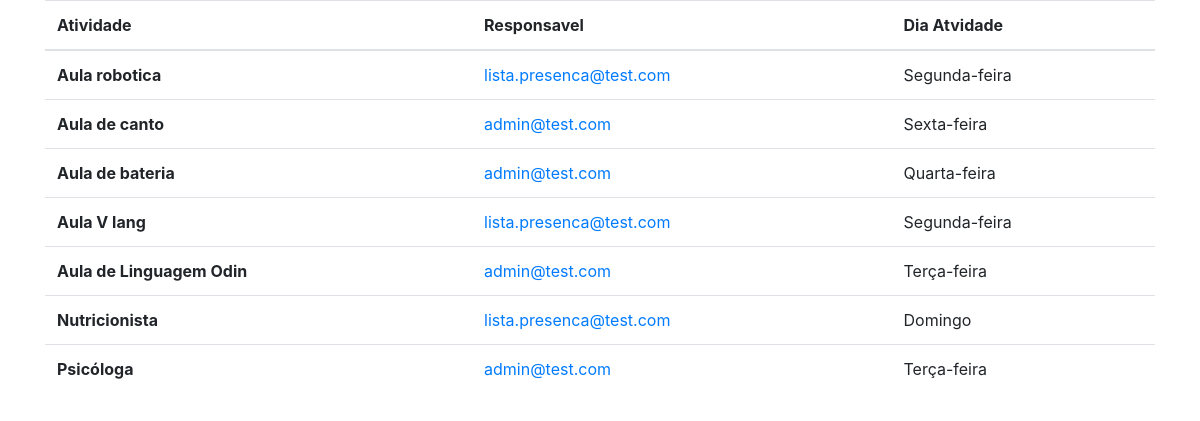
Before: /lista_atividade/ (signed in) with the older database file.
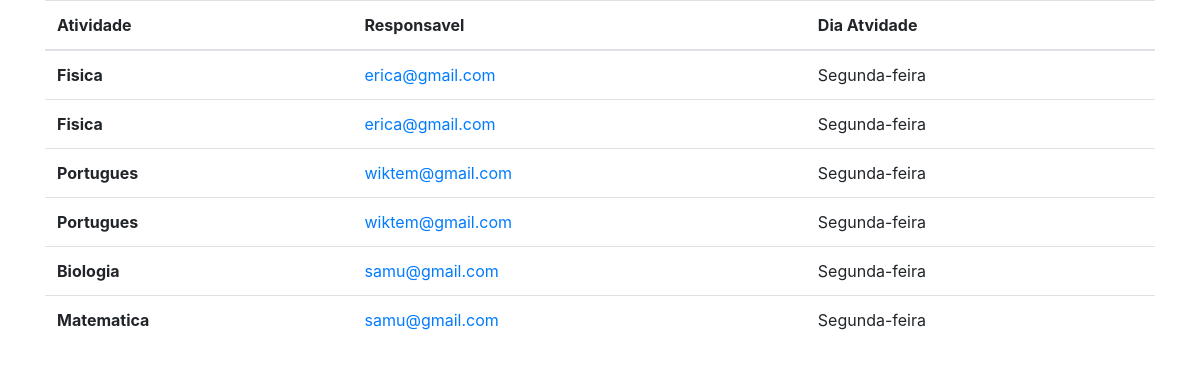
After: the same page with the newer database file.
### cadastro/models.py (models this page shows)
class Atividade(models.Model):
    nome_atividade = models.CharField(max_length=50, blank=False, null=False,validators=[validate_nome])
    tipo_atividade = models.ForeignKey(Tipo_Atividade, on_delete=models.SET_NULL, null=True)
    descricao = models.TextField(blank=True)
    responsavel = models.ForeignKey(User, on_delete=models.CASCADE, null=True, blank=True, related_name='User', limit_choices_to={'is_superuser': False})
    dia_atividade = models.ForeignKey(DiaAtividade, on_delete=models.SET_NULL, null=True)
    hora_atividade = models.TimeField(blank=False, null=False)
    Ativo = models.BooleanField(blank=False, null=False)

class DiaAtividade(models.Model):
    SEGUNDA = 'Segunda-feira'
    TERCA = 'Terça-feira'
    QUARTA = 'Quarta-feira'
    QUINTA = 'Quinta-feira'
    SEXTA = 'Sexta-feira'
    SABADO = 'Sábado'
    DOMINGO = 'Domingo'
    DIAS_DA_SEMANA_CHOICES = [
        (SEGUNDA, 'Segunda-feira'),
        (TERCA, 'Terça-feira'),
        (QUARTA, 'Quarta-feira'),
        (QUINTA, 'Quinta-feira'),
        (SEXTA, 'Sexta-feira'),
        (SABADO, 'Sábado'),
        (DOMINGO, 'Domingo'),
    ]
    dia_semana = models.CharField(max_length=15, choices=DIAS_DA_SEMANA_CHOICES)
    def __str__(self):
        return self.dia_semana

### perfis/models.py (models this page shows)
class Users(AbstractUser):
    choices_grupo_de_acesso = (('ADM', 'Administrador'),
                               ('CE', 'Cadastro Externo'),
                               ('CA', 'Cadastro Atividade'),
                               ('CI', 'Cadastro Inscrição'),
                               ('LP', 'Lista de Presença'))
    grupo_de_acesso = models.CharField(max_length=3, choices=choices_grupo_de_acesso)
    tipoUsuarioChoices = (
        ('Funcionario', 'Funcionario')
        , ('Administrador', 'Administrador'))
    tipoUsuario = models.CharField(max_length=20, choices=tipoUsuarioChoices, default='Indefinido')
    funcao = models.CharField(max_length=30, validators=[validate_nome],verbose_name='Função', default='Indefinido')

### cadastro/views.py (the view)
# urls.py: path('lista_atividade/', lista_atividade, name='lista_atividade'),
@login_required(login_url='login')
def lista_atividade(request):
    atividade = Atividade.objects.all()
    return render(request, 'lista/lista_atividade.html', {'atividades': atividade})

### cadastro/templates/lista/lista_atividade.html (shortened to what this page needs)
<!DOCTYPE html>
<html lang="en">
<head>
    <link rel="stylesheet" href="https://cdn.jsdelivr.net/npm/bootstrap@4.6.1/dist/css/bootstrap.min.css">
</head>
<body>
<div class="container">
    <table class="table">
  <thead>
    <tr>
      <th scope="col">Atividade</th>
      <th scope="col">Responsavel</th>
      <th scope="col">Dia Atvidade</th>
    </tr>
  </thead>
  <tbody>
{% for atividade in atividades%}
    <tr>
      <th scope="row">{{atividade.nome_atividade}}</th>
        <td><a href="{% url 'deletarAti' atividade.id %}">{{atividade.responsavel}}</a></td>
      <td>{{atividade.dia_atividade}}</td>
    </tr>
{% endfor %}
  </tbody>
</table>
</div>
</body>
</html>

Changed rows visible on the page:
removed Atividade: nome_atividade "Aula robotica", responsavel "lista.presenca@test.com", dia_atividade "Segunda-feira"
removed Atividade: nome_atividade "Aula de canto", responsavel "admin@test.com", dia_atividade "Sexta-feira"
removed Atividade: nome_atividade "Aula de bateria", responsavel "admin@test.com", dia_atividade "Quarta-feira"
removed Atividade: nome_atividade "Aula V lang", responsavel "lista.presenca@test.com", dia_atividade "Segunda-feira"
removed Atividade: nome_atividade "Aula de Linguagem Odin", responsavel "admin@test.com", dia_atividade "Terça-feira"
removed Atividade: nome_atividade "Nutricionista", responsavel "lista.presenca@test.com", dia_atividade "Domingo"
removed Atividade: nome_atividade "Psicóloga", responsavel "admin@test.com", dia_atividade "Terça-feira"
added Atividade: nome_atividade "Fisica", responsavel "erica@gmail.com", dia_atividade "Segunda-feira"
added Atividade: nome_atividade "Fisica", responsavel "erica@gmail.com", dia_atividade "Segunda-feira"
added Atividade: nome_atividade "Portugues", responsavel "wiktem@gmail.com", dia_atividade "Segunda-feira"
added Atividade: nome_atividade "Portugues", responsavel "wiktem@gmail.com", dia_atividade "Segunda-feira"
added Atividade: nome_atividade "Biologia", responsavel "samu@gmail.com", dia_atividade "Segunda-feira"
added Atividade: nome_atividade "Matematica", responsavel "samu@gmail.com", dia_atividade "Segunda-feira"
